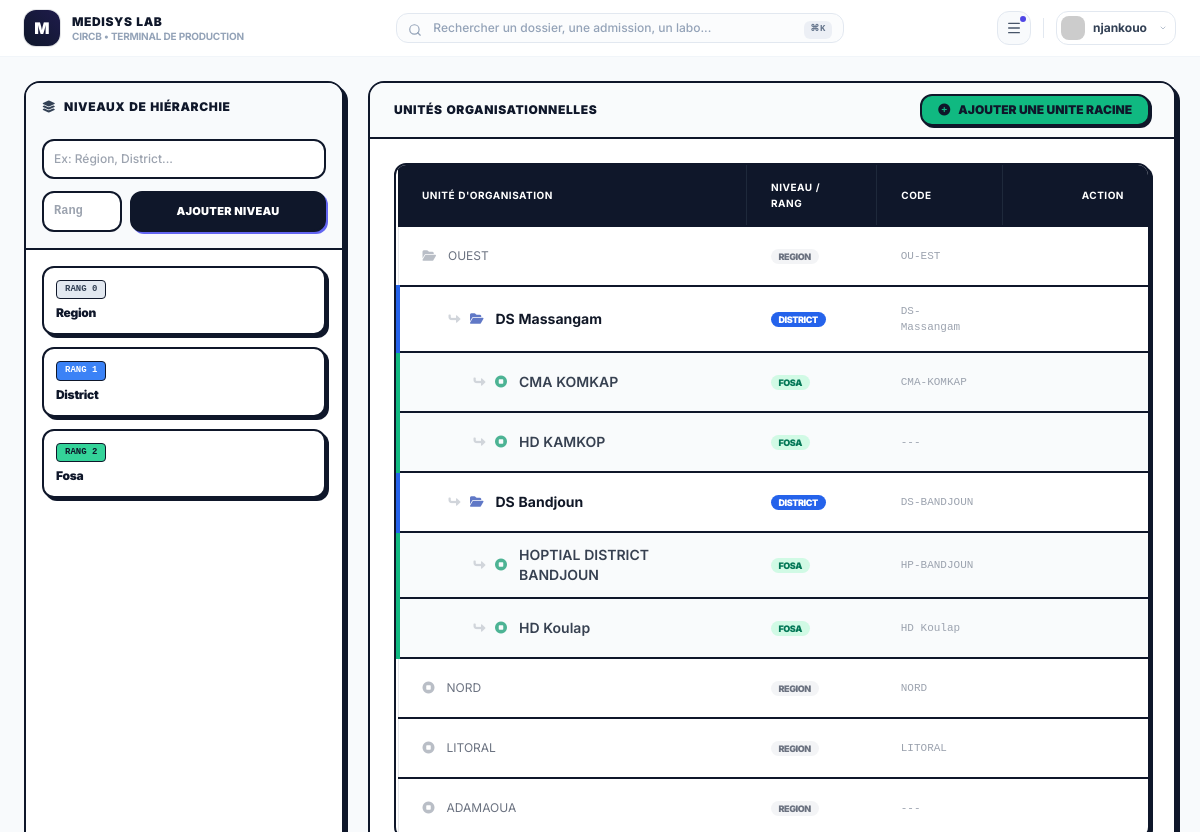
The app's page /structures/ (signed in), older data.
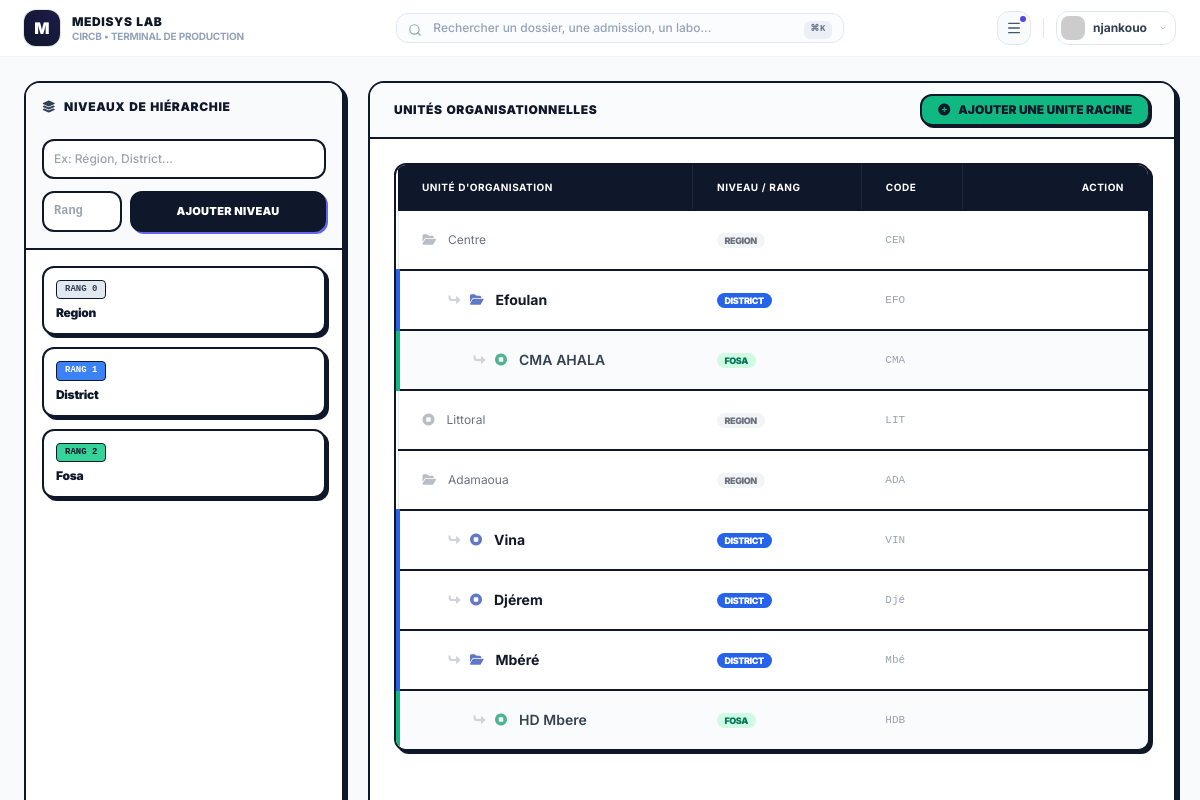
The same page, newer data.
### circb_app/models.py (models this page shows, shortened)
class Structure_Hierachy(models.Model):
    nom = models.CharField(max_length=255, null=True)
    rang = models.PositiveIntegerField()
    code = models.CharField(max_length=255, null=True, blank=True)
    is_active = models.BooleanField(default=True)

class Structure(models.Model):
    nom = models.CharField(max_length=255)
    designation = models.CharField(max_length=255, null=True, blank=True)
    date_creation = models.DateTimeField(db_index=True, auto_now_add=True)
    hierachy = models.ForeignKey(Structure_Hierachy, on_delete=models.SET_NULL, blank=True, null=True, related_name='structures')
    parent = models.ForeignKey('self', on_delete=models.SET_NULL, null=True, blank=True, related_name='children')

### circb_app/views.py (the view)
# urls.py: path('structures/', views.structures, name='structures'),
@login_required(login_url='/')
def structures(request):
    context = {}
    hierachie = Structure_Hierachy.objects.all().order_by('rang')
    lines = Structure.objects.filter(
        parent__isnull=True
    ).prefetch_related('children', 'hierachy')
    context['all_structures'] = Structure.objects.all().select_related('hierachy').order_by('hierachy__rang', 'nom')
    context['hierachie'] = hierachie
    context['lines'] = lines
    return render(request, 'webpages/config/structure.html', context)

### circb_app/templates/webpages/config/structure.html (shortened to what the changed rows need)
{% extends '../dashbord_hosp.html' %}
{% block main %}
<link rel="stylesheet" href="https://cdnjs.cloudflare.com/ajax/libs/font-awesome/6.4.0/css/all.min.css">
<div class="flex flex-col lg:flex-row flex-1 overflow-hidden max-w-full gap-6 p-6 bg-[#f8fafc] min-h-screen text-slate-800 antialiased font-sans">
    <aside class="w-full lg:w-80 flex flex-col shrink-0 bg-white border-2 border-slate-900 rounded-2xl shadow-[4px_4px_0px_0px_rgba(15,23,42,1)] overflow-hidden">
        <div class="flex-1 overflow-y-auto p-4 space-y-3 max-h-[60vh] lg:max-h-none [&::-webkit-scrollbar]:w-2.5 [&::-webkit-scrollbar-track]:bg-slate-50 [&::-webkit-scrollbar-thumb]:bg-slate-900 [&::-webkit-scrollbar-thumb]:border-2 [&::-webkit-scrollbar-thumb]:border-white [&::-webkit-scrollbar-thumb]:rounded-full">
            {% for h in hierachie %}
            <div class="bg-white p-3 border-2 border-slate-900 rounded-xl shadow-[3px_3px_0px_0px_rgba(15,23,42,1)] flex justify-between items-center group transition-all hover:bg-slate-50">
                <div>
                    <div class="flex items-center gap-2">
                        <span class="text-[9px] font-black px-2 py-0.5 rounded border border-slate-900 uppercase font-mono
                            {% if h.rang == 1 %} bg-blue-500 text-white
                            {% elif h.rang == 2 %} bg-emerald-400 text-slate-900
                            {% elif h.rang == 3 %} bg-amber-400 text-slate-900
                            {% else %} bg-slate-200 text-slate-700 {% endif %}">
                            Rang {{ h.rang }}
                        </span>
                    </div>
                    <div class="text-xs font-black text-slate-900 mt-1.5 tracking-tight">{{ h.nom }}</div>
                </div>
            </div>
            {% empty %}
            <div class="text-center py-10 border-2 border-dashed border-slate-300 rounded-xl">
                <i class="fa-solid fa-layer-group text-slate-300 text-2xl mb-2"></i>
                <p class="text-[11px] text-slate-400 font-medium italic">Aucun niveau configuré</p>
            </div>
            {% endfor %}
        </div>
    </aside>
    <main class="flex-1 bg-white border-2 border-slate-900 rounded-2xl shadow-[4px_4px_0px_0px_rgba(15,23,42,1)] flex flex-col overflow-hidden">
        <div class="h-14 border-b-2 border-slate-900 flex items-center justify-between px-6 bg-slate-50/80">
            <h2 class="text-xs font-black uppercase tracking-wider text-slate-900">Unités Organisationnelles</h2>
        </div>
        <div class="flex-1 overflow-y-auto p-6 [&::-webkit-scrollbar]:w-2.5 [&::-webkit-scrollbar-track]:bg-slate-50 [&::-webkit-scrollbar-thumb]:bg-slate-900 [&::-webkit-scrollbar-thumb]:border-2 [&::-webkit-scrollbar-thumb]:border-white [&::-webkit-scrollbar-thumb]:rounded-full">
            <div class="border-2 border-slate-900 rounded-xl overflow-hidden shadow-[3px_3px_0px_0px_rgba(15,23,42,1)] bg-white">
                <table class="w-full border-collapse text-xs text-left text-slate-700">
                    <thead class="bg-slate-900 text-[10px] font-black text-white uppercase border-b-2 border-slate-900 tracking-wider">
                        <tr>
                            <th class="px-6 py-3.5 border-r border-slate-800">Unité d'organisation</th>
                            <th class="px-6 py-3.5 border-r border-slate-800">Niveau / Rang</th>
                            <th class="px-6 py-3.5 border-r border-slate-800">Code</th>
                            <th class="px-6 py-3.5 text-right">Action</th>
                        </tr>
                    </thead>
                    <tbody class="divide-y-2 divide-slate-900">
                        {% for line in lines %}
                            {% with node=line padding=24 %}
                                {% include "webpages/config/structure_node.html" %}
                            {% endwith %}
                        {% endfor %}
                    </tbody>
                </table>
            </div>
        </div>
    </main>
</div>
{% endblock %}

### circb_app/templates/webpages/config/structure_node.html (shortened to what this page needs)
<tr class="transition border-b border-gray-100 group
    {% if node.hierachy.rang == 1 %} bg-white
    {% elif node.hierachy.rang == 2 %} bg-slate-50/80
    {% elif node.hierachy.rang == 3 %} bg-gray-50/40
    {% else %} bg-transparent {% endif %}">
    <td class="px-6 py-3
        {% if node.hierachy.rang == 1 %} border-l-4 border-blue-600
        {% elif node.hierachy.rang == 2 %} border-l-4 border-emerald-500
        {% elif node.hierachy.rang == 3 %} border-l-4 border-amber-400
        {% else %} border-l border-gray-200 {% endif %}"
        style="padding-left: {{ padding }}px;">
        <div class="flex items-center gap-3">
            {% if padding > 24 %}
                <i class="fa fa-level-up-alt rotate-90 text-gray-300 group-hover:text-blue-400 transition-colors"></i>
            {% endif %}
            <i class="fa {% if node.children.all %}fa-folder-open{% else %}fa-stop-circle{% endif %}
                {% if node.hierachy.rang == 1 %} text-blue-800
                {% elif node.hierachy.rang == 2 %} text-emerald-600
                {% elif node.hierachy.rang == 3 %} text-amber-500
                {% else %} text-gray-400 {% endif %} opacity-70"></i>
            <a class="
                {% if node.hierachy.rang == 1 %} font-bold text-gray-900 text-sm
                {% elif node.hierachy.rang == 2 %} font-semibold text-gray-700 text-sm
                {% elif node.hierachy.rang == 3 %} font-medium text-gray-600 text-[13px]
                {% else %} text-gray-500 text-[12px] {% endif %}" href="/upload-sub-structure/{{node.id}}/">
                {{ node.nom }}
            </a>
        </div>
    </td>
    <td class="px-6 py-4">
        <span class="text-[9px] font-black px-2 py-0.5 rounded-full uppercase tracking-tighter
            {% if node.hierachy.rang == 1 %} bg-blue-600 text-white
            {% elif node.hierachy.rang == 2 %} bg-emerald-100 text-emerald-700
            {% else %} bg-gray-100 text-gray-500 {% endif %}">
            {{ node.hierachy.nom }}
        </span>
    </td>
    <td class="px-6 py-4 text-[11px] font-mono text-gray-400">
        {{ node.designation|default:"---" }}
    </td>
    <td class="px-6 py-4 text-right">
    </td>
</tr>
{% for child in node.children.all %}
    {% with node=child padding=padding|add:25 %}
        {% include "webpages/config/structure_node.html" %}
    {% endwith %}
{% endfor %}

Row changes from the older to the newer data that the page shows:
removed Structure: nom "OUEST", hierachy.nom "REGION", designation "OU-EST", shown under "UNITÉS ORGANISATIONNELLES"
removed Structure: nom "DS Massangam", hierachy.nom "DISTRICT", designation "DS-Massangam", shown under "OUEST"
removed Structure: nom "CMA KOMKAP", hierachy.nom "FOSA", designation "CMA-KOMKAP", shown under "DS Massangam"
removed Structure: nom "HD KAMKOP", hierachy.nom "FOSA", designation "---", shown under "DS Massangam"
removed Structure: nom "DS Bandjoun", hierachy.nom "DISTRICT", designation "DS-BANDJOUN", shown under "OUEST"
removed Structure: nom "HOPTIAL DISTRICT BANDJOUN", hierachy.nom "FOSA", designation "HP-BANDJOUN", shown under "DS Bandjoun"
removed Structure: nom "HD Koulap", hierachy.nom "FOSA", designation "HD Koulap", shown under "DS Bandjoun"
removed Structure: nom "NORD", hierachy.nom "REGION", designation "NORD", shown under "UNITÉS ORGANISATIONNELLES"
removed Structure: nom "LITORAL", hierachy.nom "REGION", designation "LITORAL", shown under "UNITÉS ORGANISATIONNELLES"
removed Structure: nom "ADAMAOUA", hierachy.nom "REGION", designation "---", shown under "UNITÉS ORGANISATIONNELLES"
added Structure: nom "Centre", hierachy.nom "REGION", designation "CEN", shown under "UNITÉS ORGANISATIONNELLES"
added Structure: nom "Efoulan", hierachy.nom "DISTRICT", designation "EFO", shown under "Centre"
added Structure: nom "CMA AHALA", hierachy.nom "FOSA", designation "CMA", shown under "Efoulan"
added Structure: nom "Littoral", hierachy.nom "REGION", designation "LIT", shown under "UNITÉS ORGANISATIONNELLES"
added Structure: nom "Adamaoua", hierachy.nom "REGION", designation "ADA", shown under "UNITÉS ORGANISATIONNELLES"
added Structure: nom "Vina", hierachy.nom "DISTRICT", designation "VIN", shown under "Adamaoua"
added Structure: nom "Djérem", hierachy.nom "DISTRICT", designation "Djé", shown under "Adamaoua"
added Structure: nom "Mbéré", hierachy.nom "DISTRICT", designation "Mbé", shown under "Adamaoua"
added Structure: nom "HD Mbere", hierachy.nom "FOSA", designation "HDB", shown under "Mbéré"
